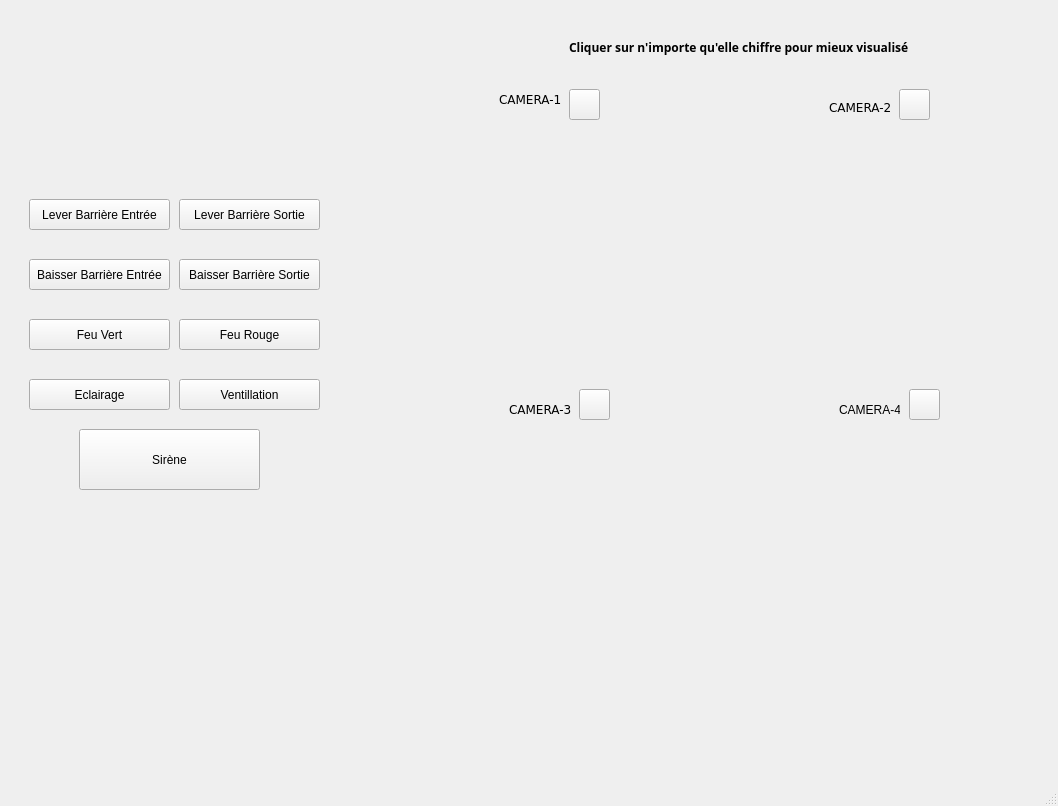
<?xml version="1.0" encoding="UTF-8"?>
<ui version="4.0">
 <class>MainWindow</class>
 <widget class="QMainWindow" name="MainWindow">
  <property name="geometry">
   <rect>
    <x>0</x>
    <y>0</y>
    <width>1058</width>
    <height>806</height>
   </rect>
  </property>
  <property name="windowTitle">
   <string>MainWindow</string>
  </property>
  <widget class="QWidget" name="centralwidget">
   <layout class="QVBoxLayout" name="verticalLayout">
    <item>
     <widget class="QStackedWidget" name="stackedWidget">
      <property name="currentIndex">
       <number>1</number>
      </property>
      <widget class="QWidget" name="page">
       <widget class="QLineEdit" name="lineEdit">
        <property name="geometry">
         <rect>
          <x>390</x>
          <y>270</y>
          <width>113</width>
          <height>24</height>
         </rect>
        </property>
       </widget>
       <widget class="QPushButton" name="pushButton">
        <property name="geometry">
         <rect>
          <x>410</x>
          <y>320</y>
          <width>80</width>
          <height>24</height>
         </rect>
        </property>
        <property name="text">
         <string>Connexion</string>
        </property>
       </widget>
       <widget class="QLabel" name="bienvenue">
        <property name="geometry">
         <rect>
          <x>340</x>
          <y>110</y>
          <width>221</width>
          <height>31</height>
         </rect>
        </property>
        <property name="font">
         <font>
          <family>Segoe UI Semibold</family>
          <pointsize>12</pointsize>
          <bold>true</bold>
         </font>
        </property>
        <property name="text">
         <string>Gestion du parking Bienvenue:</string>
        </property>
       </widget>
       <widget class="QLabel" name="connectezvous">
        <property name="geometry">
         <rect>
          <x>400</x>
          <y>240</y>
          <width>91</width>
          <height>16</height>
         </rect>
        </property>
        <property name="text">
         <string>Connectez-vous:</string>
        </property>
       </widget>
      </widget>
      <widget class="QWidget" name="page_2">
       <widget class="QPushButton" name="pushButton_Barriere1">
        <property name="geometry">
         <rect>
          <x>20</x>
          <y>190</y>
          <width>141</width>
          <height>31</height>
         </rect>
        </property>
        <property name="text">
         <string>Lever Barrière Entrée</string>
        </property>
        <property name="icon">
         <iconset>
          <normaloff>../image pour qt/parking.png</normaloff>../image pour qt/parking.png</iconset>
        </property>
       </widget>
       <widget class="QPushButton" name="pushButton_Barriere2">
        <property name="geometry">
         <rect>
          <x>20</x>
          <y>250</y>
          <width>141</width>
          <height>31</height>
         </rect>
        </property>
        <property name="text">
         <string>Baisser Barrière Entrée</string>
        </property>
        <property name="icon">
         <iconset>
          <normaloff>../image pour qt/barrier.png</normaloff>../image pour qt/barrier.png</iconset>
        </property>
       </widget>
       <widget class="QLabel" name="camera1">
        <property name="geometry">
         <rect>
          <x>370</x>
          <y>130</y>
          <width>281</width>
          <height>211</height>
         </rect>
        </property>
        <property name="text">
         <string/>
        </property>
       </widget>
       <widget class="QLabel" name="camera6">
        <property name="geometry">
         <rect>
          <x>710</x>
          <y>140</y>
          <width>281</width>
          <height>201</height>
         </rect>
        </property>
        <property name="text">
         <string/>
        </property>
       </widget>
       <widget class="QLabel" name="camera3">
        <property name="geometry">
         <rect>
          <x>370</x>
          <y>440</y>
          <width>291</width>
          <height>211</height>
         </rect>
        </property>
        <property name="text">
         <string/>
        </property>
       </widget>
       <widget class="QLabel" name="camera7">
        <property name="geometry">
         <rect>
          <x>710</x>
          <y>450</y>
          <width>271</width>
          <height>211</height>
         </rect>
        </property>
        <property name="text">
         <string/>
        </property>
       </widget>
       <widget class="QPushButton" name="pushButton_Barriere3">
        <property name="geometry">
         <rect>
          <x>170</x>
          <y>190</y>
          <width>141</width>
          <height>31</height>
         </rect>
        </property>
        <property name="text">
         <string>Lever Barrière Sortie</string>
        </property>
        <property name="icon">
         <iconset>
          <normaloff>../image pour qt/parking.png</normaloff>../image pour qt/parking.png</iconset>
        </property>
       </widget>
       <widget class="QPushButton" name="pushButton_Barriere4">
        <property name="geometry">
         <rect>
          <x>170</x>
          <y>250</y>
          <width>141</width>
          <height>31</height>
         </rect>
        </property>
        <property name="text">
         <string>Baisser Barrière Sortie</string>
        </property>
        <property name="icon">
         <iconset>
          <normaloff>../image pour qt/barrier.png</normaloff>../image pour qt/barrier.png</iconset>
        </property>
       </widget>
       <widget class="QPushButton" name="pushButton_Barriere5">
        <property name="geometry">
         <rect>
          <x>20</x>
          <y>310</y>
          <width>141</width>
          <height>31</height>
         </rect>
        </property>
        <property name="text">
         <string>Feu Vert</string>
        </property>
        <property name="icon">
         <iconset>
          <normaloff>../image pour qt/traffic-lights.png</normaloff>../image pour qt/traffic-lights.png</iconset>
        </property>
       </widget>
       <widget class="QPushButton" name="pushButton_Barriere7">
        <property name="geometry">
         <rect>
          <x>20</x>
          <y>370</y>
          <width>141</width>
          <height>31</height>
         </rect>
        </property>
        <property name="text">
         <string>Eclairage</string>
        </property>
        <property name="icon">
         <iconset>
          <normaloff>../image pour qt/light-bulb.png</normaloff>../image pour qt/light-bulb.png</iconset>
        </property>
       </widget>
       <widget class="QPushButton" name="pushButton_Barriere6">
        <property name="geometry">
         <rect>
          <x>170</x>
          <y>310</y>
          <width>141</width>
          <height>31</height>
         </rect>
        </property>
        <property name="text">
         <string>Feu Rouge</string>
        </property>
        <property name="icon">
         <iconset>
          <normaloff>../image pour qt/circle.png</normaloff>../image pour qt/circle.png</iconset>
        </property>
       </widget>
       <widget class="QPushButton" name="pushButton_Barriere8">
        <property name="geometry">
         <rect>
          <x>70</x>
          <y>420</y>
          <width>181</width>
          <height>61</height>
         </rect>
        </property>
        <property name="text">
         <string>Sirène</string>
        </property>
        <property name="icon">
         <iconset>
          <normaloff>../image pour qt/transistor-beacon-button.png</normaloff>../image pour qt/transistor-beacon-button.png</iconset>
        </property>
        <property name="iconSize">
         <size>
          <width>18</width>
          <height>18</height>
         </size>
        </property>
       </widget>
       <widget class="QPushButton" name="pushButton_Barriere9">
        <property name="geometry">
         <rect>
          <x>170</x>
          <y>370</y>
          <width>141</width>
          <height>31</height>
         </rect>
        </property>
        <property name="text">
         <string>Ventillation</string>
        </property>
        <property name="icon">
         <iconset>
          <normaloff>../image pour qt/cooling.png</normaloff>../image pour qt/cooling.png</iconset>
        </property>
       </widget>
       <widget class="QLabel" name="label">
        <property name="geometry">
         <rect>
          <x>490</x>
          <y>80</y>
          <width>71</width>
          <height>21</height>
         </rect>
        </property>
        <property name="font">
         <font>
          <family>Verdana</family>
         </font>
        </property>
        <property name="text">
         <string>CAMERA-1</string>
        </property>
       </widget>
       <widget class="QLabel" name="label_2">
        <property name="geometry">
         <rect>
          <x>820</x>
          <y>90</y>
          <width>71</width>
          <height>16</height>
         </rect>
        </property>
        <property name="font">
         <font>
          <family>Verdana</family>
         </font>
        </property>
        <property name="text">
         <string>CAMERA-2</string>
        </property>
       </widget>
       <widget class="QLabel" name="label_3">
        <property name="geometry">
         <rect>
          <x>500</x>
          <y>390</y>
          <width>71</width>
          <height>20</height>
         </rect>
        </property>
        <property name="font">
         <font>
          <family>Verdana</family>
         </font>
        </property>
        <property name="text">
         <string>CAMERA-3</string>
        </property>
       </widget>
       <widget class="QLabel" name="label_4">
        <property name="geometry">
         <rect>
          <x>830</x>
          <y>390</y>
          <width>61</width>
          <height>21</height>
         </rect>
        </property>
        <property name="text">
         <string>CAMERA-4</string>
        </property>
       </widget>
       <widget class="QPushButton" name="pushButton_2">
        <property name="geometry">
         <rect>
          <x>570</x>
          <y>380</y>
          <width>31</width>
          <height>31</height>
         </rect>
        </property>
        <property name="text">
         <string/>
        </property>
        <property name="icon">
         <iconset>
          <normaloff>../image pour qt/icons8-cerclé-3-c-48.png</normaloff>../image pour qt/icons8-cerclé-3-c-48.png</iconset>
        </property>
        <property name="iconSize">
         <size>
          <width>25</width>
          <height>25</height>
         </size>
        </property>
       </widget>
       <widget class="QPushButton" name="pushButton_3">
        <property name="geometry">
         <rect>
          <x>900</x>
          <y>380</y>
          <width>31</width>
          <height>31</height>
         </rect>
        </property>
        <property name="text">
         <string/>
        </property>
        <property name="icon">
         <iconset>
          <normaloff>../image pour qt/icons8-cerclé-4-c-48.png</normaloff>../image pour qt/icons8-cerclé-4-c-48.png</iconset>
        </property>
        <property name="iconSize">
         <size>
          <width>25</width>
          <height>25</height>
         </size>
        </property>
       </widget>
       <widget class="QPushButton" name="pushButton_5">
        <property name="geometry">
         <rect>
          <x>890</x>
          <y>80</y>
          <width>31</width>
          <height>31</height>
         </rect>
        </property>
        <property name="text">
         <string/>
        </property>
        <property name="icon">
         <iconset>
          <normaloff>../image pour qt/icons8-cerclé-2-c-48.png</normaloff>../image pour qt/icons8-cerclé-2-c-48.png</iconset>
        </property>
        <property name="iconSize">
         <size>
          <width>25</width>
          <height>25</height>
         </size>
        </property>
       </widget>
       <widget class="QPushButton" name="pushButton_4">
        <property name="geometry">
         <rect>
          <x>560</x>
          <y>80</y>
          <width>31</width>
          <height>31</height>
         </rect>
        </property>
        <property name="text">
         <string/>
        </property>
        <property name="icon">
         <iconset>
          <normaloff>../image pour qt/icons8-cerclé-1-c-48.png</normaloff>../image pour qt/icons8-cerclé-1-c-48.png</iconset>
        </property>
        <property name="iconSize">
         <size>
          <width>25</width>
          <height>25</height>
         </size>
        </property>
       </widget>
       <widget class="QLabel" name="label_5">
        <property name="geometry">
         <rect>
          <x>560</x>
          <y>30</y>
          <width>351</width>
          <height>16</height>
         </rect>
        </property>
        <property name="font">
         <font>
          <family>Rubik</family>
          <bold>true</bold>
         </font>
        </property>
        <property name="text">
         <string>Cliquer sur n'importe qu'elle chiffre pour mieux visualisé  </string>
        </property>
       </widget>
      </widget>
      <widget class="QWidget" name="page_3">
       <widget class="QLabel" name="cam1">
        <property name="geometry">
         <rect>
          <x>140</x>
          <y>30</y>
          <width>861</width>
          <height>641</height>
         </rect>
        </property>
        <property name="text">
         <string/>
        </property>
       </widget>
       <widget class="QPushButton" name="retour1">
        <property name="geometry">
         <rect>
          <x>480</x>
          <y>700</y>
          <width>80</width>
          <height>24</height>
         </rect>
        </property>
        <property name="text">
         <string>RETOUR</string>
        </property>
       </widget>
      </widget>
      <widget class="QWidget" name="page_4">
       <widget class="QLabel" name="cam3">
        <property name="geometry">
         <rect>
          <x>60</x>
          <y>120</y>
          <width>781</width>
          <height>521</height>
         </rect>
        </property>
        <property name="text">
         <string/>
        </property>
       </widget>
       <widget class="QPushButton" name="retour2">
        <property name="geometry">
         <rect>
          <x>460</x>
          <y>700</y>
          <width>80</width>
          <height>24</height>
         </rect>
        </property>
        <property name="text">
         <string>RETOUR</string>
        </property>
       </widget>
      </widget>
      <widget class="QWidget" name="page_5">
       <widget class="QLabel" name="cam6">
        <property name="geometry">
         <rect>
          <x>160</x>
          <y>40</y>
          <width>731</width>
          <height>541</height>
         </rect>
        </property>
        <property name="text">
         <string/>
        </property>
       </widget>
       <widget class="QPushButton" name="retour3">
        <property name="geometry">
         <rect>
          <x>510</x>
          <y>690</y>
          <width>80</width>
          <height>24</height>
         </rect>
        </property>
        <property name="text">
         <string>RETOUR</string>
        </property>
       </widget>
      </widget>
      <widget class="QWidget" name="page_6">
       <widget class="QLabel" name="cam7">
        <property name="geometry">
         <rect>
          <x>90</x>
          <y>40</y>
          <width>811</width>
          <height>581</height>
         </rect>
        </property>
        <property name="text">
         <string/>
        </property>
       </widget>
       <widget class="QPushButton" name="retour4">
        <property name="geometry">
         <rect>
          <x>450</x>
          <y>690</y>
          <width>80</width>
          <height>24</height>
         </rect>
        </property>
        <property name="text">
         <string>RETOUR</string>
        </property>
       </widget>
      </widget>
     </widget>
    </item>
   </layout>
  </widget>
  <widget class="QMenuBar" name="menubar">
   <property name="geometry">
    <rect>
     <x>0</x>
     <y>0</y>
     <width>1058</width>
     <height>21</height>
    </rect>
   </property>
  </widget>
  <widget class="QStatusBar" name="statusbar"/>
 </widget>
 <resources/>
 <connections/>
</ui>
